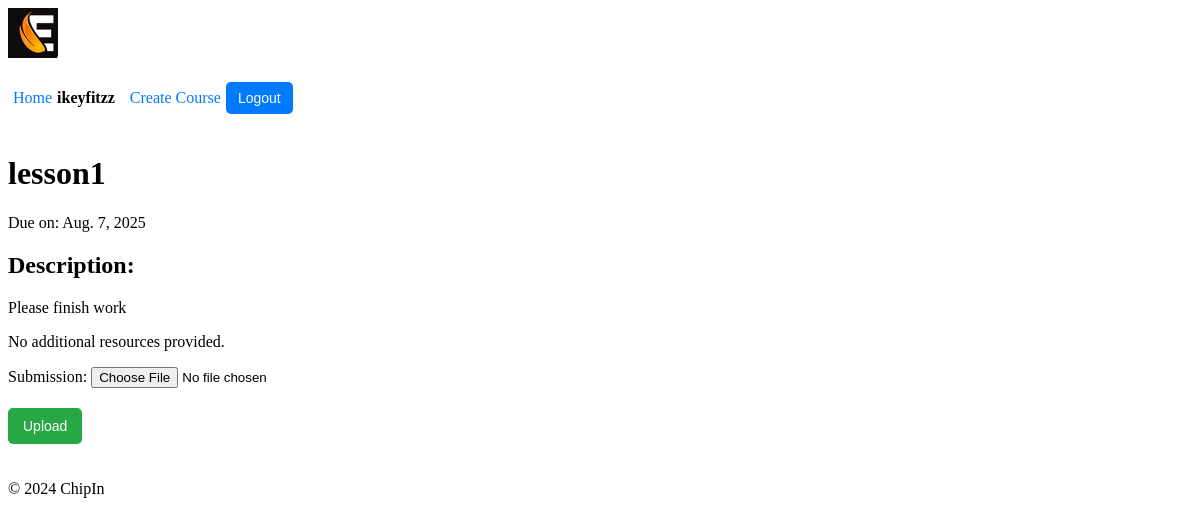
Page /chipin/lesson/1/ (signed in) on the committed database.
### users/models.py (models this page shows, shortened)
class Profile(models.Model):
    user = models.OneToOneField(User, on_delete=models.CASCADE)
    first_name = models.CharField(max_length=30)
    surname = models.CharField(max_length=30)
    nickname = models.CharField(max_length=30, unique=True, null=False, blank=False)
    max_spend = models.DecimalField(max_digits=10, decimal_places=2, default=100.00)  # max spend
    balance = models.DecimalField(max_digits=10, decimal_places=2, default=100.00)  # users balance
    is_teacher = models.BooleanField(default=False) # users permissions (teacher/student)
    pfp = models.FileField(default='pfps/blank.jpg') # profile picture field

### chipin/models.py (models this page shows, shortened)
class Lesson(models.Model):
    name = models.CharField(max_length=32)
    due_date = models.DateField()
    description = models.TextField()
    file = models.FileField(upload_to='resources/', blank=True, null=True) # Uploaded resources by the teacher
    group = models.ForeignKey(Group, related_name='lessons', on_delete=models.CASCADE) # Parent
    submissions = models.ManyToManyField(User, related_name='submissions', blank=True) # Tracks the amount of responses/content of responses

### chipin/views.py (the view)
# urls.py: path('lesson/<int:lesson_id>/', views.lesson_detail, name='lesson_detail'),
@login_required
def lesson_detail(request, lesson_id):
    lesson = get_object_or_404(Lesson, id=lesson_id)
    submissions = lesson.submissions.all()
    if request.method == 'POST' and request.user != lesson.group.admin:
        form = StudentSubmissionForm(request.POST, request.FILES)
        if form.is_valid():
            submission = form.save(commit=False)
            submission.lesson = lesson
            submission.student = request.user
            submission.file = request.file
            submission.save()
            form.save_m2m()
            messages.success(request, "Your files have been uploaded successfully!")
            return redirect('chipin:lesson_detail', lesson_id=lesson.id)
    else:
        form = StudentSubmissionForm()
    return render(request, 'chipin/lesson_detail.html', {
        'lesson': lesson,
        'form': form,
        'submissions': submissions,
    })

### chipin/forms.py (shortened to what this page needs)
class StudentSubmissionForm(forms.ModelForm):
    files = forms.FileField(
        widget=forms.FileInput(),
        required=True,
        label="Upload Files"
    )
    class Meta:
        model = StudentSubmission
        fields = []

### chipin/context_processors.py (called while the page is built)
def user_profile(request):
    if request.user.is_authenticated:
        try:
            return {'nickname': request.user.profile.nickname}
        except Profile.DoesNotExist:
            return {'nickname': request.user.username}  # Fallback to username if no profile exists
    return {}

### chipin/templates/chipin/lesson_detail.html (shortened to what this page needs)
{% extends 'chipin/base.html' %}
{% block content %}
    <h1>{{ lesson.name }}</h1>
    <div class="body">
        <p>Due on: {{ lesson.due_date }}</p>
        <h2>Description:</h2>
            <p>{{ lesson.description }}</p>
        {% if lesson.resource.exists %}
            <h2>Additional Resources:</h2>
                <ul>
                    {% for resource in lesson.resources.all %}
                        <li>
                            <a href="{{ resource.file.url }}" target="_blank">{{ resource.file.name }}</a>
                        </li>
                    {% endfor %}
                </ul>
        {% else %}
            <p>No additional resources provided.</p>
        {% endif %}
    </div>
    {% if request.user != group.admin %}
        <div class="student_upload">
            {% if submission.exists %}
                <h2>Your Submission</h2>
                <ul>
                    {% for file in submission.files.all %}
                        <li>
                            <a href="{{ file.file.url }}" target="_blank">{{ file.file.name }}</a>
                        </li>
                    {% endfor %}
                </ul>
            {% else %}
            <form method="POST" enctype="multipart/form-data">
                <div>
                    <label for="file">Submission:</label>
                    <input type="file" name="file" required>
                </div>
                <button type="submit">Upload</button>
            </form>
            {% endif %}
        </div>
    {% endif %}
{% endblock %}

### chipin/templates/chipin/base.html (shortened to what this page needs)
{% load static %}
<!DOCTYPE html>
<html lang="en">
<head>
    <link rel="stylesheet" href="{% static 'chipin/styles.css' %}">
</head>
<body>
    <header>
        <div class="logo">
            <img src="{% static 'chipin/logo_90.jpg' %}" alt="ChipIn Logo">
        </div>
        <div class="user-info">
            {% if request.user.is_authenticated %}
                <a href="{% url 'chipin:home' %}">Home</a> <span>{{ request.user.profile.nickname }}</span>
                {% if request.user.profile.is_teacher %}
                    <a href="{% url 'chipin:create_group' %}">Create Course</a>
                {% endif %}
                <form action="{% url 'users:logout' %}" method="post">
                    <button type="submit">Logout</button>
                </form>
            {% else %}
                <a href="{% url 'users:teacher_login' %}">Teacher Login</a> <a href="{% url 'users:login' %}">Student Login</a> <a href="{% url 'users:register' %}">Student Register</a>
            {% endif %}
        </div>
    </header>
    <main>
        {% block content %}
        {% endblock %}
    </main>
    <footer>
        <p>&copy; 2024 ChipIn</p>
    </footer>
</body>
</html>

### chipin/static/chipin/styles.css (style rules this page uses)
.logo img { max-height: 50px; }
.user-info { display: flex; align-items: center; font-size: 16px; }
.user-info span { margin-right: 10px; font-weight: bold; }
.user-info button { background-color: #007BFF; color: white; border: none; padding: 8px 12px; cursor: pointer; border-radius: 5px; font-size: 14px; }
button { background-color: #28a745; color: white; border: none; padding: 10px 15px; cursor: pointer; border-radius: 5px; font-size: 14px; margin-top: 20px; margin-bottom: 20px; }
a { color: #007BFF; text-decoration: none; padding: 5px }

### rows in the picture
Lesson: name "lesson1", due_date "Aug. 7, 2025", description "Please finish work"

### other values in the picture
{{ request.user.profile.nickname }} "ikeyfitzz"
